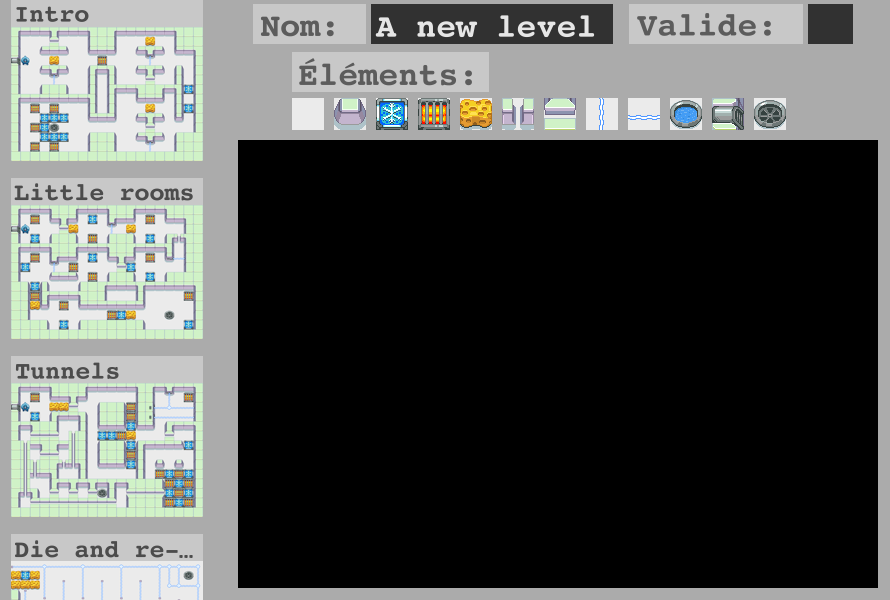
#> input picture image_workshop_gif/roadmap/level_editor/main_frame.png, 890 x 600 px; its folder holds 5 pictures in this run
$ python build_images.py
#> lines starting #> are read from the running program, lines starting #| are printed output that depends on the picture; after the words box and inside, x2 and y2 are one past the last pixel; in counts of white or black regions, pixels touching at a corner belong together; pictures that were not available may be replaced by others from this repository, and a replacement may not be noted
#> in main, main_frame is the input picture: shape (600, 890, 3); mean B, G, R 83.3, 85.1, 83.1
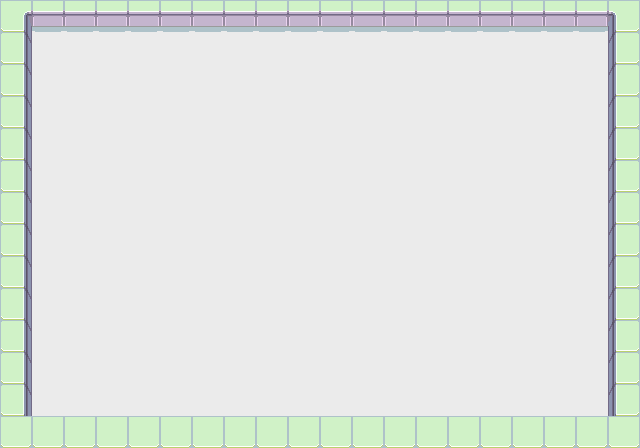
#> input picture image_workshop_gif/roadmap/level_editor/canvas000.png, 640 x 448 px
#> in create_one_image, level_image is the input picture: shape (448, 640, 3); mean B, G, R 225.7, 230.6, 225.7
import os
import numpy as np
import cv2


MAP_COORD = 238, 140

GAME_ELEM_X = 292
GAME_ELEM_Y = 98
GAME_ELEM_W = 32
GAME_ELEM_H = 32
CURSOR_THICKNESS = 5
CURSOR_COLOR = (0, 50, 255)

GAME_ELEMS = (
    "nothing", "wall", "cold", "hot", "sponge",
    "tunnel_v", "tunnel_h", "elec_v", "elec_h",
    "pool", "h2o_in", "h2o_out",
)
GAME_ELEMS = dict(zip(GAME_ELEMS, range(len(GAME_ELEMS))))

ANIM_STEPS = (
    ("map", 0),
    ("cursor", "wall"),
    ("map", 67),
    ("cursor", "elec_v"),
    ("map", 70),
    ("cursor", "elec_h"),
    ("map", 72),
)


def blit_img(source_img, dest_img, dest_upleft_xy):
#> called with dest_upleft_xy = (238, 140)
    dest_upleft_x, dest_upleft_y = dest_upleft_xy
    size_y, size_x = source_img.shape[:2]
#> size_y = 448; size_x = 640

    dest_img[
        dest_upleft_y : dest_upleft_y + size_y,
        dest_upleft_x : dest_upleft_x + size_x,
    ] = source_img
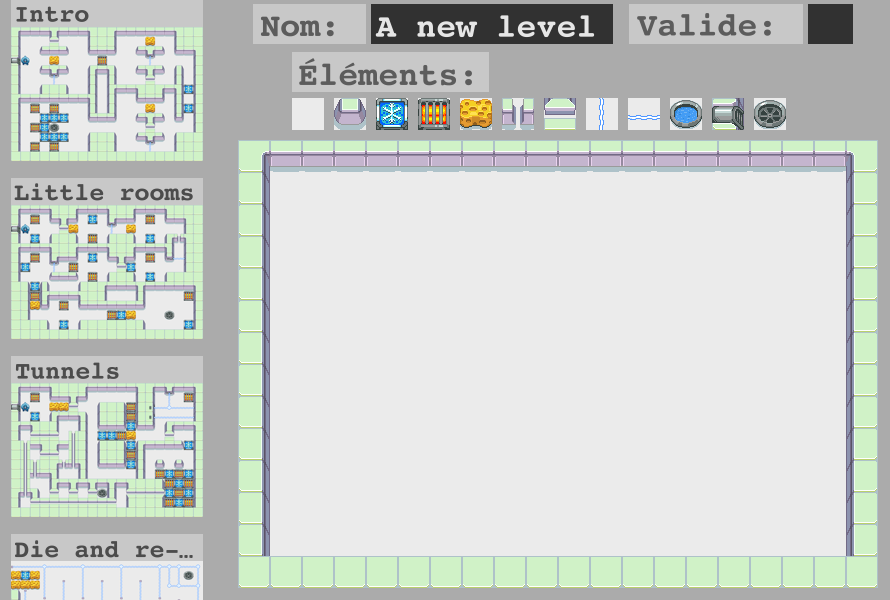
#> dest_img: shape (600, 890, 3); mean B, G, R 204.4, 208.9, 204.2


def show_cursor(dest_img, game_elem_name):

#> called with game_elem_name = 'nothing'
    selected_game_elem_x = GAME_ELEM_X + GAME_ELEMS[game_elem_name] * 42

    horiz_bar_start_x = selected_game_elem_x - CURSOR_THICKNESS
    horiz_bar_end_x = horiz_bar_start_x + GAME_ELEM_W + 2 * CURSOR_THICKNESS
    dest_img[
        GAME_ELEM_Y - CURSOR_THICKNESS:GAME_ELEM_Y,
        horiz_bar_start_x:horiz_bar_end_x
    ] = CURSOR_COLOR
#> dest_img: shape (600, 890, 3); 0.04% of pixels changed, all inside (x1, y1, x2, y2) = (287, 93, 329, 98)
    dest_img[
        GAME_ELEM_Y + GAME_ELEM_H:GAME_ELEM_Y + GAME_ELEM_H + CURSOR_THICKNESS,
        horiz_bar_start_x:horiz_bar_end_x
    ] = CURSOR_COLOR
#> dest_img: shape (600, 890, 3); mean B, G, R 204.3, 208.8, 204.3

    vertic_bar_start_y = GAME_ELEM_Y - CURSOR_THICKNESS
    vertic_bar_end_y = vertic_bar_start_y + GAME_ELEM_H + 2 * CURSOR_THICKNESS
    dest_img[
        vertic_bar_start_y:vertic_bar_end_y,
        horiz_bar_start_x:horiz_bar_start_x + CURSOR_THICKNESS,
    ] = CURSOR_COLOR
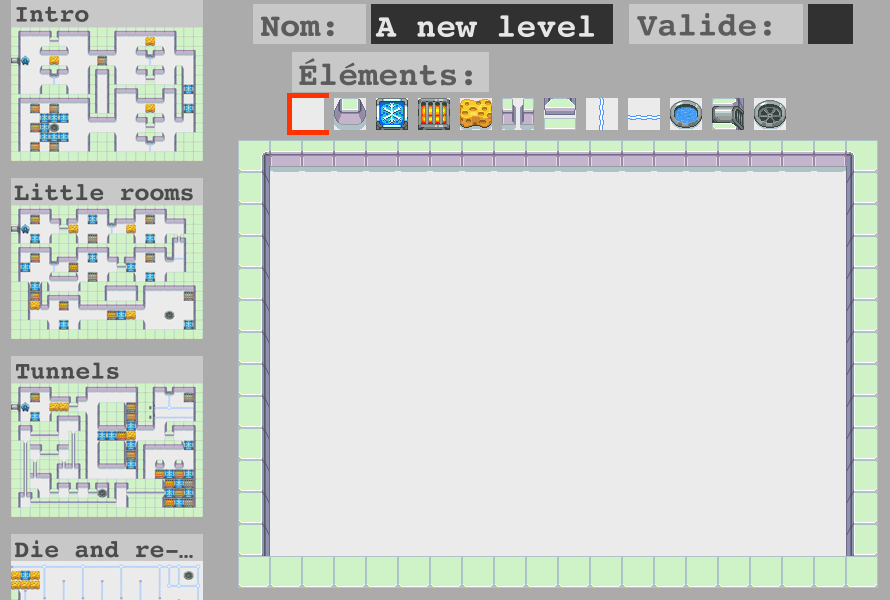
#> dest_img: shape (600, 890, 3); mean B, G, R 204.3, 208.8, 204.3
    dest_img[
        vertic_bar_start_y:vertic_bar_end_y,
        horiz_bar_end_x - CURSOR_THICKNESS:horiz_bar_end_x,
    ] = CURSOR_COLOR
#> dest_img: shape (600, 890, 3); 0.03% of pixels changed, all inside (x1, y1, x2, y2) = (324, 98, 329, 130)


def create_one_image(
    main_frame, level_img_index, game_elem_name,
    out_img_index, is_valid
):
    processed_image = np.array(main_frame)
    level_image_filename = f"canvas{level_img_index:03}.png"
    level_image = cv2.imread(level_image_filename)
    blit_img(level_image, processed_image, MAP_COORD)
    show_cursor(processed_image, game_elem_name)

    out_image_path_file = f"temp_img/processed_{out_img_index:03}.png"
    # print(f"Je génère l'image numéro {out_img_index}, à partir de la source {level_img_index}")
    cv2.imwrite(out_image_path_file, processed_image)
    return processed_image


def main():
    main_frame = cv2.imread("main_frame.png")

    level_img_index = -1
    out_img_index = -1
    game_elem_name = "nothing"
    is_valid = False

    folder = "temp_img"
    for filename in os.listdir(folder):
        file_path = os.path.join(folder, filename)
        os.unlink(file_path)

    for step_type, step_detail in ANIM_STEPS:

        if step_type == "cursor":
            game_elem_name = step_detail
            out_img_index += 1
            create_one_image(
                main_frame, level_img_index, game_elem_name,
                out_img_index, is_valid,
            )
        else:
            final_level_img_index = step_detail
            while level_img_index < final_level_img_index:
                level_img_index += 1
                out_img_index += 1
                create_one_image(
                    main_frame, level_img_index, game_elem_name,
                    out_img_index, is_valid,
                )

    # cv2.imshow("Image", processed_image)
    # cv2.waitKey(0)


if __name__ == "__main__":
#> (the run stopped early here; a loop or call above may not have finished)
